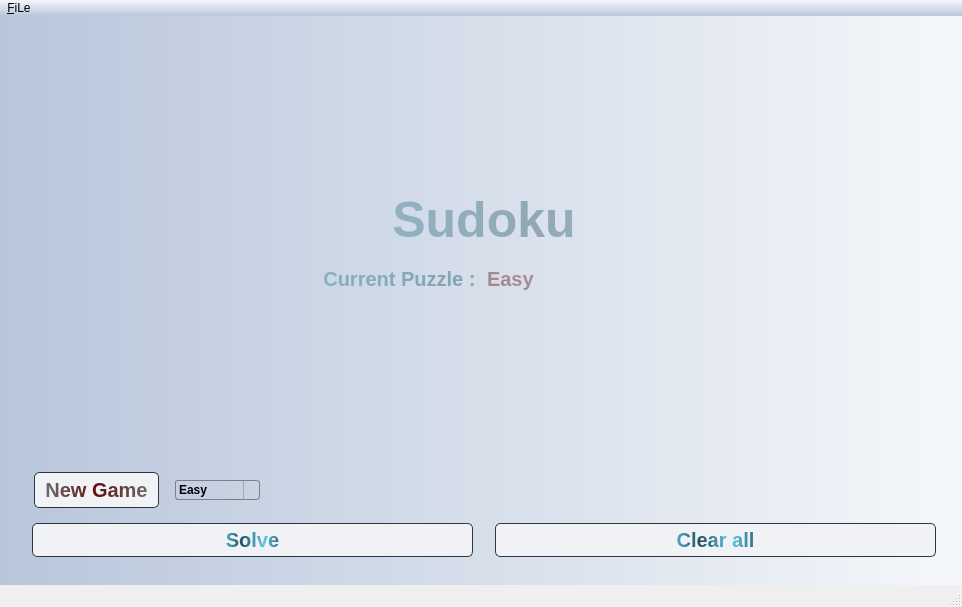
<?xml version="1.0" encoding="UTF-8"?>
<ui version="4.0">
 <class>MainWindow</class>
 <widget class="QMainWindow" name="MainWindow">
  <property name="enabled">
   <bool>true</bool>
  </property>
  <property name="geometry">
   <rect>
    <x>0</x>
    <y>0</y>
    <width>962</width>
    <height>607</height>
   </rect>
  </property>
  <property name="sizePolicy">
   <sizepolicy hsizetype="Preferred" vsizetype="Preferred">
    <horstretch>0</horstretch>
    <verstretch>0</verstretch>
   </sizepolicy>
  </property>
  <property name="sizeIncrement">
   <size>
    <width>0</width>
    <height>0</height>
   </size>
  </property>
  <property name="windowTitle">
   <string>MainWindow</string>
  </property>
  <property name="windowIcon">
   <iconset resource="icons.qrc">
    <normaloff>:/rsc/logo.png</normaloff>:/rsc/logo.png</iconset>
  </property>
  <property name="styleSheet">
   <string notr="true"/>
  </property>
  <widget class="QWidget" name="centralwidget">
   <property name="styleSheet">
    <string notr="true">background-color: qlineargradient(spread:pad, x1:0, y1:0, x2:1, y2:0, stop:0 rgba(184, 198, 219, 255), stop:1 rgba(245, 247, 250, 255));</string>
   </property>
   <layout class="QHBoxLayout" name="horizontalLayout">
    <item>
     <widget class="QWidget" name="sudokuGrid" native="true">
      <property name="enabled">
       <bool>true</bool>
      </property>
      <property name="cursor">
       <cursorShape>PointingHandCursor</cursorShape>
      </property>
      <property name="styleSheet">
       <string notr="true">background-color: rgba(241, 242, 246,0);</string>
      </property>
     </widget>
    </item>
    <item>
     <widget class="QWidget" name="controlWidget" native="true">
      <property name="styleSheet">
       <string notr="true">background-color: rgba(0,0,0,0);</string>
      </property>
      <layout class="QVBoxLayout" name="verticalLayout">
       <item>
        <spacer name="verticalSpacer">
         <property name="orientation">
          <enum>Qt::Vertical</enum>
         </property>
         <property name="sizeHint" stdset="0">
          <size>
           <width>20</width>
           <height>40</height>
          </size>
         </property>
        </spacer>
       </item>
       <item>
        <widget class="QLabel" name="label">
         <property name="styleSheet">
          <string notr="true">color: qlineargradient(spread:reflect, x1:0.5, y1:0, x2:0, y2:0, stop:0 rgba(91, 204, 233, 100), stop:1 rgba(32, 80, 96, 100));
font: bold 50px;

</string>
         </property>
         <property name="text">
          <string>Sudoku</string>
         </property>
         <property name="alignment">
          <set>Qt::AlignCenter</set>
         </property>
        </widget>
       </item>
       <item>
        <layout class="QHBoxLayout" name="horizontalLayout_3">
         <item>
          <widget class="QLabel" name="clevel">
           <property name="minimumSize">
            <size>
             <width>50</width>
             <height>50</height>
            </size>
           </property>
           <property name="styleSheet">
            <string notr="true">color: qlineargradient(spread:reflect, x1:0.5, y1:0, x2:0, y2:0, stop:0 rgba(91, 204, 233, 120), stop:1 rgba(32, 80, 96, 120));
font: bold 20px;

</string>
           </property>
           <property name="lineWidth">
            <number>1</number>
           </property>
           <property name="text">
            <string>      Current Puzzle : </string>
           </property>
           <property name="alignment">
            <set>Qt::AlignRight|Qt::AlignTrailing|Qt::AlignVCenter</set>
           </property>
          </widget>
         </item>
         <item>
          <widget class="QLabel" name="level">
           <property name="styleSheet">
            <string notr="true">color: qlineargradient(spread:reflect, x1:0.5, y1:0, x2:0, y2:0, stop:0 rgba(90, 0, 0, 100), stop:1 rgba(100, 100, 100, 100));
font: bold 20px;</string>
           </property>
           <property name="text">
            <string>Easy</string>
           </property>
          </widget>
         </item>
        </layout>
       </item>
       <item>
        <spacer name="verticalSpacer_2">
         <property name="orientation">
          <enum>Qt::Vertical</enum>
         </property>
         <property name="sizeHint" stdset="0">
          <size>
           <width>20</width>
           <height>40</height>
          </size>
         </property>
        </spacer>
       </item>
       <item>
        <layout class="QHBoxLayout" name="horizontalLayout_4">
         <item>
          <widget class="QPushButton" name="newGame">
           <property name="enabled">
            <bool>true</bool>
           </property>
           <property name="minimumSize">
            <size>
             <width>0</width>
             <height>0</height>
            </size>
           </property>
           <property name="styleSheet">
            <string notr="true">QPushButton {
padding: 5 10px;
margin: 5 10px;
background: #f1f2f6;
border: 1px solid #2f3542;
border-radius: 5px;
color: qlineargradient(spread:reflect, x1:0.5, y1:0, x2:0, y2:0, stop:0 rgba(90, 0, 0, 240), stop:1 rgba(100, 100, 100, 240));
font: bold 20px;
}
QPushButton:pressed {
    background-color: qlineargradient(x1: 0, y1: 0, x2: 0, y2: 1,
                                      stop: 0 #dadbde, stop: 1 #f6f7fa);
}</string>
           </property>
           <property name="text">
            <string>New Game</string>
           </property>
          </widget>
         </item>
         <item>
          <widget class="QComboBox" name="levels">
           <property name="styleSheet">
            <string notr="true">QComboBox {
    border: 1px solid gray;
    border-radius: 3px;
    padding: 1px 18px 1px 3px;
    min-width: 6em;
	font: bold;
}

QComboBox:editable {
    background: white;
}

QComboBox:!editable, QComboBox::drop-down:editable {
     background: qlineargradient(x1: 0, y1: 0, x2: 0, y2: 1,
                                 stop: 0 #E1E1E1, stop: 0.4 #DDDDDD,
                                 stop: 0.5 #D8D8D8, stop: 1.0 #D3D3D3);
}

/* QComboBox gets the &quot;on&quot; state when the popup is open */
QComboBox:!editable:on, QComboBox::drop-down:editable:on {
    background: qlineargradient(x1: 0, y1: 0, x2: 0, y2: 1,
                                stop: 0 #D3D3D3, stop: 0.4 #D8D8D8,
                                stop: 0.5 #DDDDDD, stop: 1.0 #E1E1E1);
}

QComboBox:on { /* shift the text when the popup opens */
    padding-top: 3px;
    padding-left: 4px;
}

QComboBox::drop-down {
    subcontrol-origin: padding;
    subcontrol-position: top right;
    width: 15px;

    border-left-width: 1px;
    border-left-color: darkgray;
    border-left-style: solid; /* just a single line */
    border-top-right-radius: 3px; /* same radius as the QComboBox */
    border-bottom-right-radius: 3px;
}

QComboBox::down-arrow {
    image: url(/usr/share/icons/crystalsvg/16x16/actions/1downarrow.png);
}

QComboBox::down-arrow:on { /* shift the arrow when popup is open */
    top: 1px;
    left: 1px;
}</string>
           </property>
           <item>
            <property name="text">
             <string>Easy</string>
            </property>
           </item>
           <item>
            <property name="text">
             <string>Medium</string>
            </property>
           </item>
           <item>
            <property name="text">
             <string>Difficult</string>
            </property>
           </item>
          </widget>
         </item>
         <item>
          <spacer name="horizontalSpacer">
           <property name="orientation">
            <enum>Qt::Horizontal</enum>
           </property>
           <property name="sizeHint" stdset="0">
            <size>
             <width>40</width>
             <height>20</height>
            </size>
           </property>
          </spacer>
         </item>
        </layout>
       </item>
       <item>
        <layout class="QHBoxLayout" name="horizontalLayout_2">
         <item>
          <widget class="QPushButton" name="solveButton">
           <property name="styleSheet">
            <string notr="true">QPushButton {
padding: 4 7px;
margin: 4 8px;
background: #f1f2f6;
border: 1px solid #2f3542;
border-radius: 5px;
color: qlineargradient(spread:reflect, x1:0.7, y1:0.3, x2:0.3, y2:0.3, stop:0 rgba(91, 204, 233, 255), stop:1 rgba(32, 80, 96, 255));
font: bold 20px;
}
QPushButton:pressed {
    background-color: qlineargradient(x1: 0, y1: 0, x2: 0, y2: 1,
                                      stop: 0 #dadbde, stop: 1 #f6f7fa);
}</string>
           </property>
           <property name="text">
            <string>Solve</string>
           </property>
          </widget>
         </item>
         <item>
          <widget class="QPushButton" name="clearButton">
           <property name="styleSheet">
            <string notr="true">QPushButton {
padding: 4 7px;
margin: 4 8px;
background: #f1f2f6;
border: 1px solid #2f3542;
border-radius: 5px;
color: qlineargradient(spread:reflect, x1:0.7, y1:0.3, x2:0.3, y2:0.3, stop:0 rgba(91, 204, 233, 255), stop:1 rgba(32, 80, 96, 255));
font: bold 20px;
}
QPushButton:pressed {
    background-color: qlineargradient(x1: 0, y1: 0, x2: 0, y2: 1,
                                      stop: 0 #dadbde, stop: 1 #f6f7fa);
}</string>
           </property>
           <property name="text">
            <string>Clear all</string>
           </property>
          </widget>
         </item>
        </layout>
       </item>
       <item>
        <widget class="QWidget" name="numbersGrid" native="true"/>
       </item>
      </layout>
     </widget>
    </item>
   </layout>
  </widget>
  <widget class="QMenuBar" name="menubar">
   <property name="geometry">
    <rect>
     <x>0</x>
     <y>0</y>
     <width>962</width>
     <height>22</height>
    </rect>
   </property>
   <property name="styleSheet">
    <string notr="true">QMenuBar {
   /* background-color: qlineargradient(x1:0, y1:0, x2:0, y2:1,
                                      stop:0 lightgray, stop:1 darkgray);*/
background-color: qlineargradient(spread:pad, x1:0, y1:0, x2:0, y2:1, stop:0 rgba(245, 247, 250, 255), stop:1 rgba(184, 198, 219, 255));
    spacing: 3px; /* spacing between menu bar items */
}

QMenuBar::item {
    padding: 1px 4px;
    background: transparent;
    border-radius: 4px;
}

QMenuBar::item:selected { /* when selected using mouse or keyboard */
    background: #a8a8a8;
}

QMenuBar::item:pressed {
    background: #888888;
}</string>
   </property>
   <widget class="QMenu" name="menuFiLe">
    <property name="styleSheet">
     <string notr="true">QMenu {
    background-color: white;
    margin: 2px; /* some spacing around the menu */
}

QMenu::item {
    padding: 2px 25px 2px 20px;
    border: 1px solid transparent; /* reserve space for selection border */
}

QMenu::item:selected {
    border-color: darkblue;
    background: rgba(100, 100, 100, 150);
}</string>
    </property>
    <property name="title">
     <string>&amp;FiLe</string>
    </property>
    <addaction name="action_Load_file"/>
    <addaction name="action_Save"/>
   </widget>
   <addaction name="menuFiLe"/>
  </widget>
  <widget class="QStatusBar" name="statusbar">
   <property name="mouseTracking">
    <bool>false</bool>
   </property>
  </widget>
  <action name="action_Load_file">
   <property name="icon">
    <iconset resource="icons.qrc">
     <normaloff>:/rsc/load.png</normaloff>:/rsc/load.png</iconset>
   </property>
   <property name="text">
    <string>&amp;Load file</string>
   </property>
   <property name="shortcut">
    <string>Ctrl+O</string>
   </property>
  </action>
  <action name="action_Save">
   <property name="icon">
    <iconset resource="icons.qrc">
     <normaloff>:/rsc/save.png</normaloff>:/rsc/save.png</iconset>
   </property>
   <property name="text">
    <string>&amp;Save</string>
   </property>
   <property name="shortcut">
    <string>Ctrl+S</string>
   </property>
  </action>
 </widget>
 <resources>
  <include location="icons.qrc"/>
 </resources>
 <connections/>
</ui>
